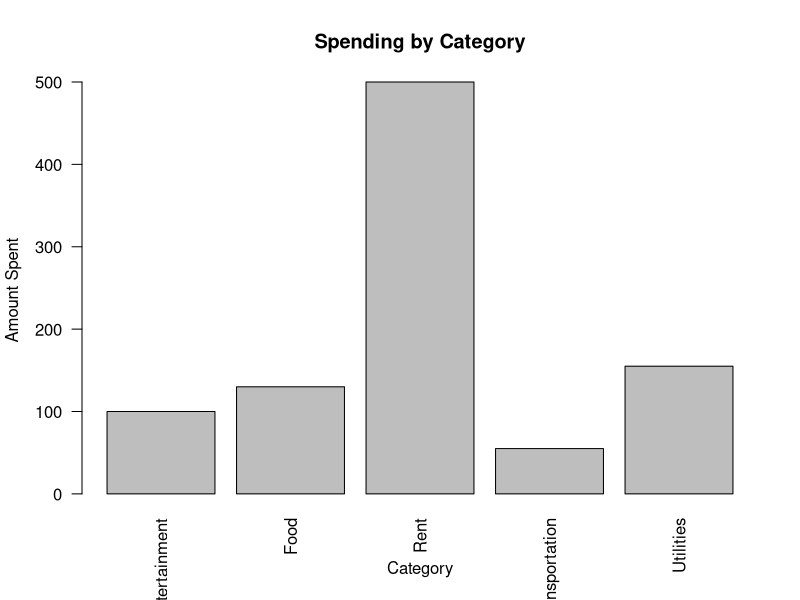

The R source for this figure:
# Personal Budget and Expense Analyzer
# This program analyzes personal expenses by category.

# Create sample expense data
expenses <- data.frame(
  Category = c(
    "Food", "Transportation", "Rent", "Entertainment",
    "Food", "Transportation", "Utilities", "Entertainment",
    "Food", "Utilities"
  ),
  Amount = c(
    45, 30, 500, 60,
    35, 25, 80, 40,
    50, 75
  )
)

# Display the expense data
cat("PERSONAL BUDGET AND EXPENSE ANALYZER\n")
cat("====================================\n\n")

print(expenses)

# Calculate total spending
total_spending <- sum(expenses$Amount)

# Calculate average expense
average_expense <- mean(expenses$Amount)

# Calculate spending by category
category_totals <- aggregate(
  Amount ~ Category,
  data = expenses,
  FUN = sum
)

# Find the category with the highest spending
highest_category <- category_totals$Category[
  which.max(category_totals$Amount)
]

highest_amount <- max(category_totals$Amount)

# Display results
cat("\nSUMMARY\n")
cat("=======\n")
cat("Total spending: $", total_spending, "\n", sep = "")
cat("Average expense: $", round(average_expense, 2), "\n", sep = "")
cat(
  "Highest spending category: ",
  highest_category,
  " ($",
  highest_amount,
  ")\n",
  sep = ""
)

# Create a bar chart of spending by category
barplot(
  category_totals$Amount,
  names.arg = category_totals$Category,
  main = "Spending by Category",
  xlab = "Category",
  ylab = "Amount Spent",
  las = 2
)
